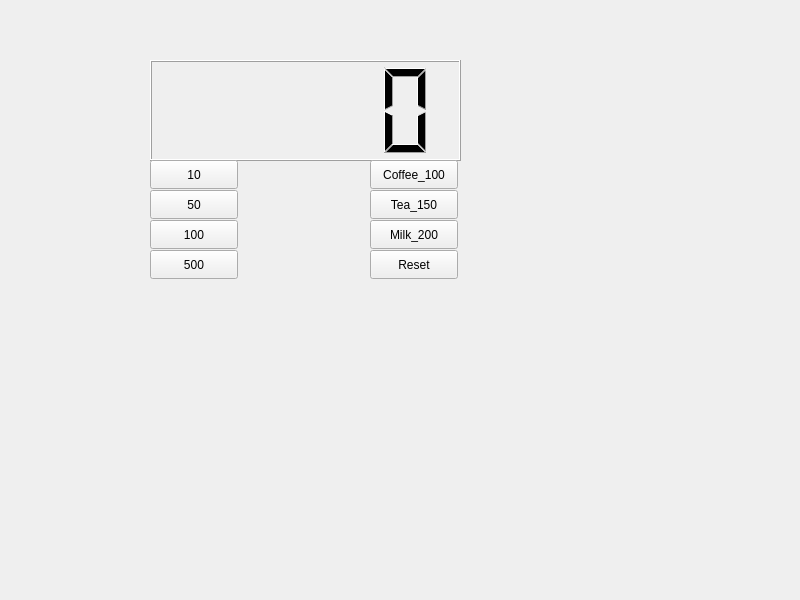
<?xml version="1.0" encoding="UTF-8"?>
<ui version="4.0">
 <class>Widget</class>
 <widget class="QWidget" name="Widget">
  <property name="geometry">
   <rect>
    <x>0</x>
    <y>0</y>
    <width>800</width>
    <height>600</height>
   </rect>
  </property>
  <property name="windowTitle">
   <string>Widget</string>
  </property>
  <widget class="QLCDNumber" name="lcdNumber">
   <property name="geometry">
    <rect>
     <x>150</x>
     <y>60</y>
     <width>311</width>
     <height>101</height>
    </rect>
   </property>
  </widget>
  <widget class="QPushButton" name="pb10">
   <property name="geometry">
    <rect>
     <x>150</x>
     <y>160</y>
     <width>88</width>
     <height>29</height>
    </rect>
   </property>
   <property name="text">
    <string>10</string>
   </property>
  </widget>
  <widget class="QPushButton" name="pb50">
   <property name="geometry">
    <rect>
     <x>150</x>
     <y>190</y>
     <width>88</width>
     <height>29</height>
    </rect>
   </property>
   <property name="text">
    <string>50</string>
   </property>
  </widget>
  <widget class="QPushButton" name="pb100">
   <property name="geometry">
    <rect>
     <x>150</x>
     <y>220</y>
     <width>88</width>
     <height>29</height>
    </rect>
   </property>
   <property name="text">
    <string>100</string>
   </property>
  </widget>
  <widget class="QPushButton" name="pb500">
   <property name="geometry">
    <rect>
     <x>150</x>
     <y>250</y>
     <width>88</width>
     <height>29</height>
    </rect>
   </property>
   <property name="text">
    <string>500</string>
   </property>
  </widget>
  <widget class="QPushButton" name="pbCoffee">
   <property name="geometry">
    <rect>
     <x>370</x>
     <y>160</y>
     <width>88</width>
     <height>29</height>
    </rect>
   </property>
   <property name="text">
    <string>Coffee_100</string>
   </property>
  </widget>
  <widget class="QPushButton" name="pbTea">
   <property name="geometry">
    <rect>
     <x>370</x>
     <y>190</y>
     <width>88</width>
     <height>29</height>
    </rect>
   </property>
   <property name="text">
    <string>Tea_150</string>
   </property>
  </widget>
  <widget class="QPushButton" name="pbMilk">
   <property name="geometry">
    <rect>
     <x>370</x>
     <y>220</y>
     <width>88</width>
     <height>29</height>
    </rect>
   </property>
   <property name="text">
    <string>Milk_200</string>
   </property>
  </widget>
  <widget class="QPushButton" name="pbReset">
   <property name="geometry">
    <rect>
     <x>370</x>
     <y>250</y>
     <width>88</width>
     <height>29</height>
    </rect>
   </property>
   <property name="text">
    <string>Reset</string>
   </property>
  </widget>
 </widget>
 <resources/>
 <connections/>
</ui>
